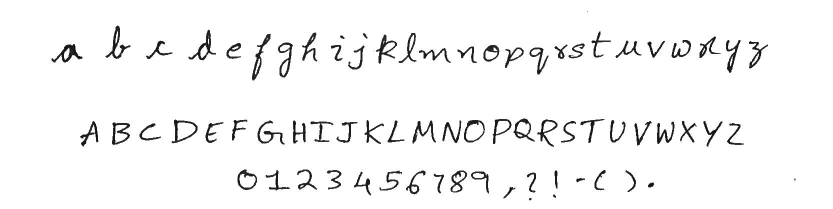
#> input picture letters.jpg, 1665 x 418 px (shown at 1/2 size)
$ python crop_letters.py
#> lines starting #> are read from the running program, lines starting #| are printed output that depends on the picture
import cv2
import numpy as np
import imutils


cropping = False

x_start, y_start, x_end, y_end = 0, 0, 0, 0

image = cv2.imread(r'letters.jpg')
#> image is the input picture: shape (418, 1665, 3); min 0, max 255, mean 245
image = cv2.resize(image, (1200,300))
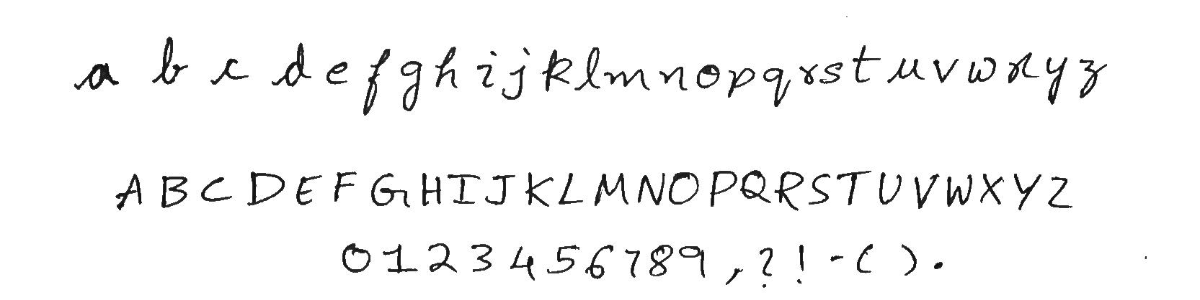
#> image: shape (300, 1200, 3); min 4, max 255, mean 245
oriImage = image.copy()

def mouse_crop(event, x, y, flags, param):
    # grab references to the global variables
    global x_start, y_start, x_end, y_end, cropping

    # if the left mouse button was DOWN, start RECORDING
    # (x, y) coordinates and indicate that cropping is being
    if event == cv2.EVENT_LBUTTONDOWN:
        x_start, y_start, x_end, y_end = x, y, x, y
        cropping = True

    # Mouse is Moving
    elif event == cv2.EVENT_MOUSEMOVE:
        if cropping == True:
            x_end, y_end = x, y

    # if the left mouse button was released
    elif event == cv2.EVENT_LBUTTONUP:
        # record the ending (x, y) coordinates
        x_end, y_end = x, y
        cropping = False # cropping is finished

        refPoint = [(x_start, y_start), (x_end, y_end)]

        if len(refPoint) == 2:
            if (x_start-x_end)!=0 and (y_start-y_end)!=0:    #when two points were found
                roi = oriImage[refPoint[0][1]:refPoint[1][1], refPoint[0][0]:refPoint[1][0]]
                cv2.imshow("Cropped", roi)
                ask = input("Enter Letter")


                cv2.imwrite( "letterimages/"+ask+".png", roi);
            else:
                print("choose valid size image")

cv2.namedWindow("image")
cv2.setMouseCallback("image", mouse_crop)

while True:

    i = image.copy()

    if not cropping:
        cv2.imshow("image", image)

    elif cropping:
        cv2.rectangle(i, (x_start, y_start), (x_end, y_end), (255, 0, 0), 2)
        cv2.imshow("image", i)
    key = cv2.waitKey(1) & 0xFF
#> (key q is pressed here)

    # if the `q` key was pressed, break from the loop
    if key == ord("q"):
	    break

# do a bit of cleanup
cv2.destroyAllWindows()

$ run again, with ip-op.png saved as letters.jpg
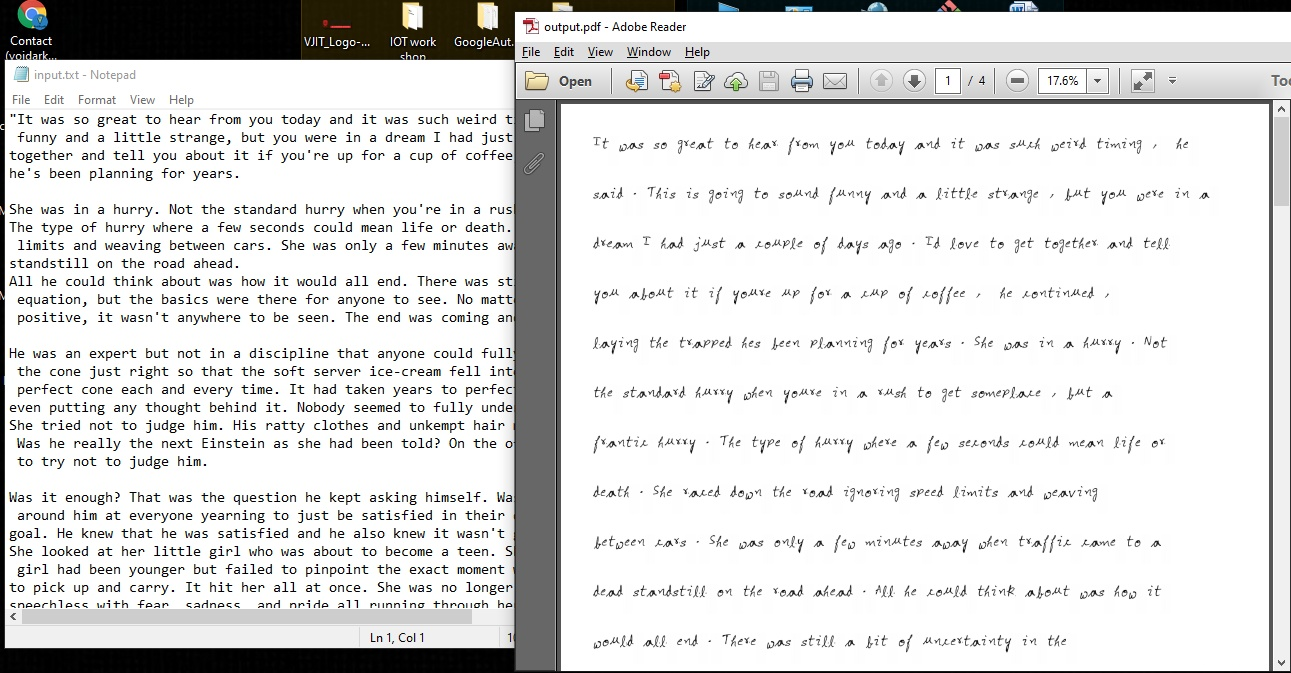
#> input picture ip-op.png, 1291 x 673 px
#> image is the input picture: shape (673, 1291, 3); mean B, G, R 219.7, 220.3, 220.2
#> `image = cv2.resize(image, (1200,300))`:
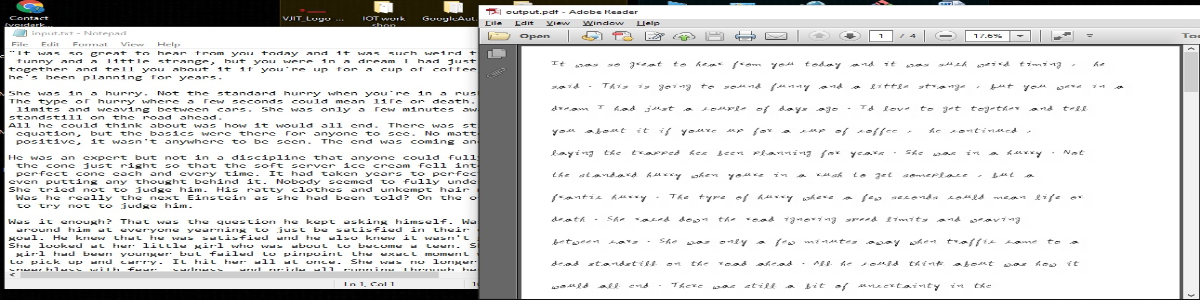
#> image: shape (300, 1200, 3); mean B, G, R 219.6, 220.2, 220.1
